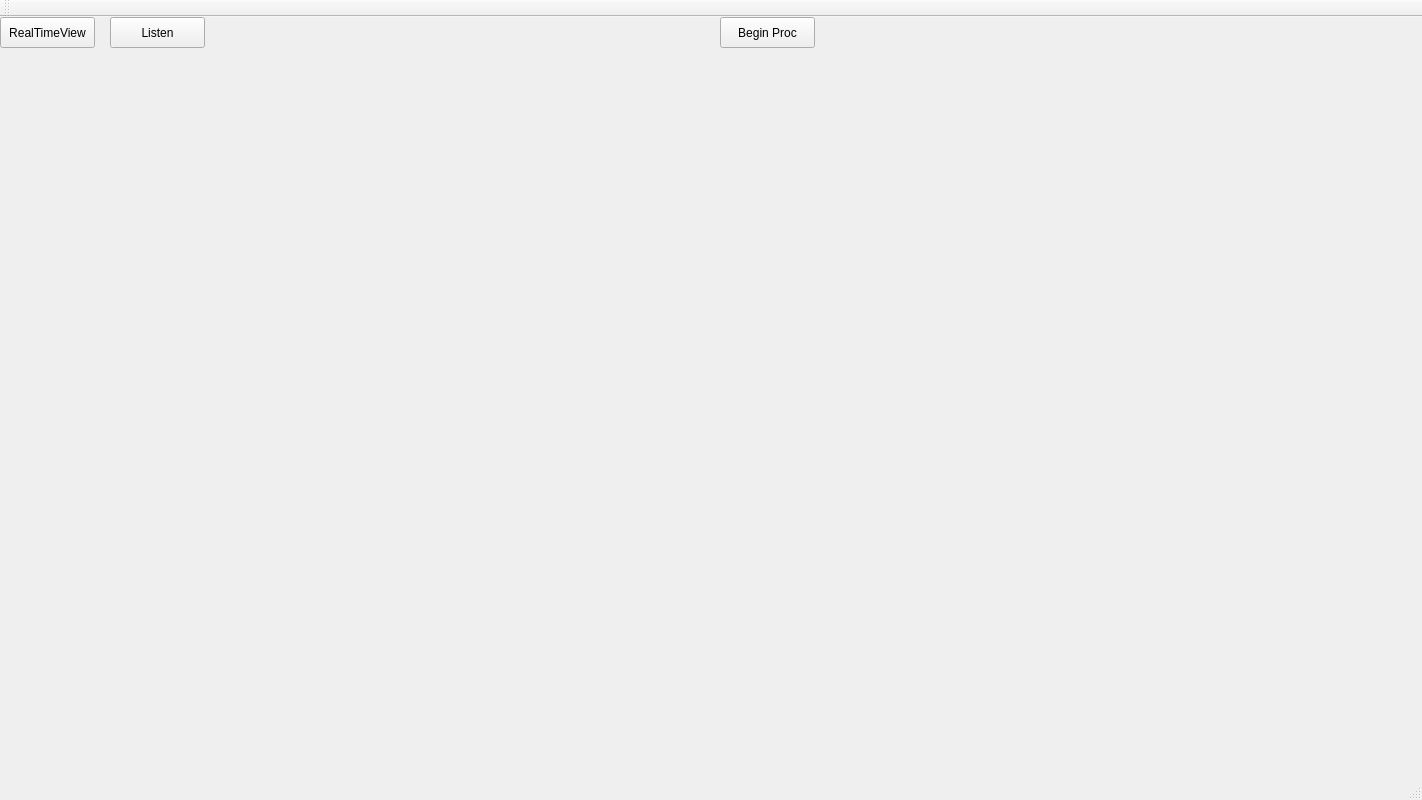
<?xml version="1.0" encoding="UTF-8"?>
<ui version="4.0">
 <class>MainWindow</class>
 <widget class="QMainWindow" name="MainWindow">
  <property name="geometry">
   <rect>
    <x>0</x>
    <y>0</y>
    <width>1422</width>
    <height>800</height>
   </rect>
  </property>
  <property name="windowTitle">
   <string>MainWindow</string>
  </property>
  <widget class="QWidget" name="centralWidget">
   <widget class="QPushButton" name="pushButton_beginProc">
    <property name="geometry">
     <rect>
      <x>720</x>
      <y>0</y>
      <width>95</width>
      <height>31</height>
     </rect>
    </property>
    <property name="text">
     <string>Begin Proc</string>
    </property>
   </widget>
   <widget class="QPushButton" name="pushButton_realTimeView">
    <property name="geometry">
     <rect>
      <x>0</x>
      <y>0</y>
      <width>95</width>
      <height>31</height>
     </rect>
    </property>
    <property name="text">
     <string>RealTimeView</string>
    </property>
   </widget>
   <widget class="QPushButton" name="pushButton_listenConnection">
    <property name="geometry">
     <rect>
      <x>110</x>
      <y>0</y>
      <width>95</width>
      <height>31</height>
     </rect>
    </property>
    <property name="text">
     <string>Listen</string>
    </property>
   </widget>
  </widget>
  <widget class="QMenuBar" name="menuBar">
   <property name="geometry">
    <rect>
     <x>0</x>
     <y>0</y>
     <width>1422</width>
     <height>27</height>
    </rect>
   </property>
  </widget>
  <widget class="QToolBar" name="mainToolBar">
   <attribute name="toolBarArea">
    <enum>TopToolBarArea</enum>
   </attribute>
   <attribute name="toolBarBreak">
    <bool>false</bool>
   </attribute>
  </widget>
  <widget class="QStatusBar" name="statusBar"/>
 </widget>
 <layoutdefault spacing="6" margin="11"/>
 <resources/>
 <connections/>
</ui>
